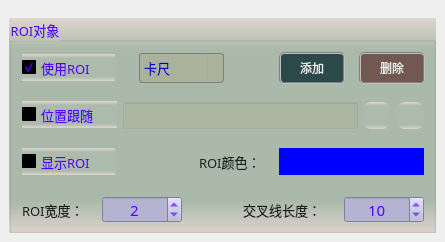
     <widget class="QWidget" name="tab_2">
      <attribute name="title">
       <string>ROI设置</string>
      </attribute>
      <widget class="QGroupBox" name="groupC4">
       <property name="geometry">
        <rect>
         <x>9</x>
         <y>18</y>
         <width>427</width>
         <height>215</height>
        </rect>
       </property>
       <property name="font">
        <font>
         <family>微软雅黑</family>
         <pointsize>10</pointsize>
        </font>
       </property>
       <property name="styleSheet">
        <string notr="true">background-color: qlineargradient(x1:0, y1:0, x2:0, y2:1, stop:0 #dfd5cf, stop: 0.15 #acbbac, stop: 0.85 #acbbac,stop:1 #dfd5cf);
color: rgb(85, 0, 255);</string>
       </property>
       <property name="title">
        <string>ROI对象</string>
       </property>
       <widget class="QCheckBox" name="checkUseROI">
        <property name="enabled">
         <bool>false</bool>
        </property>
        <property name="geometry">
         <rect>
          <x>13</x>
          <y>36</y>
          <width>93</width>
          <height>27</height>
         </rect>
        </property>
        <property name="sizePolicy">
         <sizepolicy hsizetype="Fixed" vsizetype="Fixed">
          <horstretch>0</horstretch>
          <verstretch>0</verstretch>
         </sizepolicy>
        </property>
        <property name="font">
         <font>
          <family>微软雅黑</family>
          <pointsize>10</pointsize>
         </font>
        </property>
        <property name="styleSheet">
         <string notr="true">QCheckBox{
    color: rgb(30, 30, 30);
	border-style: flat;
	background: transparent;
}
QCheckBox::indicator {
    width: 17px;
    height: 17px;    
}
QCheckBox::indicator::unchecked {
    image: url(:/resource/untick.png);
}
QCheckBox::indicator::checked {
    image: url(:/resource/tick.png);
};</string>
        </property>
        <property name="text">
         <string>使用ROI</string>
        </property>
        <property name="iconSize">
         <size>
          <width>22</width>
          <height>22</height>
         </size>
        </property>
        <property name="checked">
         <bool>true</bool>
        </property>
       </widget>
       <widget class="QComboBox" name="comboROIShape">
        <property name="geometry">
         <rect>
          <x>130</x>
          <y>35</y>
          <width>85</width>
          <height>30</height>
         </rect>
        </property>
        <property name="font">
         <font>
          <family>微软雅黑</family>
          <pointsize>10</pointsize>
         </font>
        </property>
        <property name="styleSheet">
         <string notr="true">QComboBox {
    border: 1px solid gray;
    border-radius: 3px;  
    min-width: 5em;
    color: rgb(0, 0, 200);
	background-color: rgba(170, 170, 127,100);
}
QComboBox::drop-down {
    subcontrol-origin: padding;
    subcontrol-position: top right;
    width: 15px; 
    border-left-width: 1px;
    border-left-color: darkgray;
    border-left-style: solid;
    border-top-right-radius: 3px;
    border-bottom-right-radius: 3px;
}

QComboBox::down-arrow {
    image: url(:/resource/down.png);
} 
QComboBox::down-arrow:on {
    top: 1px;
    left: 1px;
}</string>
        </property>
        <item>
         <property name="text">
          <string>卡尺</string>
         </property>
        </item>
       </widget>
       <widget class="QPushButton" name="btnAddROI">
        <property name="geometry">
         <rect>
          <x>270</x>
          <y>34</y>
          <width>66</width>
          <height>32</height>
         </rect>
        </property>
        <property name="sizePolicy">
         <sizepolicy hsizetype="Fixed" vsizetype="Fixed">
          <horstretch>0</horstretch>
          <verstretch>0</verstretch>
         </sizepolicy>
        </property>
        <property name="minimumSize">
         <size>
          <width>60</width>
          <height>30</height>
         </size>
        </property>
        <property name="font">
         <font>
          <family>微软雅黑</family>
          <pointsize>9</pointsize>
         </font>
        </property>
        <property name="styleSheet">
         <string notr="true">QWidget{ background-color: rgba(9, 42, 47, 200);}
QWidget{ color: rgb(235, 235, 235);}
QWidget{ border: 2px groove gray;border-radius: 5px;padding: 2px 4px;}
QPushButton:hover{ background-color: rgb(9, 62, 52);}
QPushButton:pressed{background-color: rgb(9, 82, 72);}</string>
        </property>
        <property name="text">
         <string>添加</string>
        </property>
       </widget>
       <widget class="QPushButton" name="btnDeleteROI">
        <property name="geometry">
         <rect>
          <x>350</x>
          <y>34</y>
          <width>66</width>
          <height>32</height>
         </rect>
        </property>
        <property name="minimumSize">
         <size>
          <width>60</width>
          <height>30</height>
         </size>
        </property>
        <property name="font">
         <font>
          <family>微软雅黑</family>
          <pointsize>9</pointsize>
         </font>
        </property>
        <property name="styleSheet">
         <string notr="true">QWidget{ background-color: rgba(97, 63, 56, 200);}
QWidget{ color: rgb(235, 235, 235);}
QWidget{ border: 2px groove gray;border-radius: 5px;padding: 2px 4px;}
QPushButton:hover{ background-color: rgb(97, 83, 76);}
QPushButton:pressed{background-color: rgb(117, 83, 96);}</string>
        </property>
        <property name="text">
         <string>删除</string>
        </property>
       </widget>
       <widget class="QCheckBox" name="checkViewROI">
        <property name="geometry">
         <rect>
          <x>13</x>
          <y>130</y>
          <width>93</width>
          <height>27</height>
         </rect>
        </property>
        <property name="sizePolicy">
         <sizepolicy hsizetype="Fixed" vsizetype="Fixed">
          <horstretch>0</horstretch>
          <verstretch>0</verstretch>
         </sizepolicy>
        </property>
        <property name="font">
         <font>
          <family>微软雅黑</family>
          <pointsize>10</pointsize>
         </font>
        </property>
        <property name="styleSheet">
         <string notr="true">QCheckBox{
    color: rgb(30, 30, 30);
	border-style: flat;
	background: transparent;
}
QCheckBox::indicator {
    width: 17px;
    height: 17px;    
}
QCheckBox::indicator::unchecked {
    image: url(:/resource/untick.png);
}
QCheckBox::indicator::checked {
    image: url(:/resource/tick.png);
};</string>
        </property>
        <property name="text">
         <string>显示ROI</string>
        </property>
        <property name="iconSize">
         <size>
          <width>22</width>
          <height>22</height>
         </size>
        </property>
       </widget>
       <widget class="QLabel" name="label_17">
        <property name="geometry">
         <rect>
          <x>190</x>
          <y>134</y>
          <width>79</width>
          <height>19</height>
         </rect>
        </property>
        <property name="font">
         <font>
          <family>微软雅黑</family>
          <pointsize>10</pointsize>
         </font>
        </property>
        <property name="styleSheet">
         <string notr="true">color: rgb(30, 30, 30);
background: transparent;</string>
        </property>
        <property name="text">
         <string>ROI颜色：</string>
        </property>
       </widget>
       <widget class="QPushButton" name="btnRoiColor">
        <property name="geometry">
         <rect>
          <x>270</x>
          <y>130</y>
          <width>145</width>
          <height>27</height>
         </rect>
        </property>
        <property name="styleSheet">
         <string notr="true">border:none;
background-color: rgb(0, 0, 255);</string>
        </property>
        <property name="text">
         <string/>
        </property>
       </widget>
       <widget class="QSpinBox" name="spinCrossL">
        <property name="geometry">
         <rect>
          <x>335</x>
          <y>178</y>
          <width>80</width>
          <height>27</height>
         </rect>
        </property>
        <property name="font">
         <font>
          <family>微软雅黑</family>
          <pointsize>11</pointsize>
         </font>
        </property>
        <property name="styleSheet">
         <string notr="true">QWidget{color: rgb(85, 0, 255);background-color: rgb(180, 180, 210);}
QSpinBox::up-button{
    border:transparent;
}
QSpinBox::down-button{
    border:transparent;
}
QSpinBox::up-arrow{
    image:url(:/resource/up.png);
}
QSpinBox::down-arrow{
    image:url(:/resource/down.png);
}</string>
        </property>
        <property name="alignment">
         <set>Qt::AlignCenter</set>
        </property>
        <property name="minimum">
         <number>1</number>
        </property>
        <property name="maximum">
         <number>100</number>
        </property>
        <property name="value">
         <number>10</number>
        </property>
       </widget>
       <widget class="QLabel" name="label_20">
        <property name="geometry">
         <rect>
          <x>13</x>
          <y>182</y>
          <width>79</width>
          <height>19</height>
         </rect>
        </property>
        <property name="font">
         <font>
          <family>微软雅黑</family>
          <pointsize>10</pointsize>
         </font>
        </property>
        <property name="styleSheet">
         <string notr="true">color: rgb(30, 30, 30);
background: transparent;</string>
        </property>
        <property name="text">
         <string>ROI宽度：</string>
        </property>
       </widget>
       <widget class="QLabel" name="label_21">
        <property name="geometry">
         <rect>
          <x>234</x>
          <y>182</y>
          <width>95</width>
          <height>19</height>
         </rect>
        </property>
        <property name="font">
         <font>
          <family>微软雅黑</family>
          <pointsize>10</pointsize>
         </font>
        </property>
        <property name="styleSheet">
         <string notr="true">color: rgb(30, 30, 30);
background: transparent;</string>
        </property>
        <property name="text">
         <string>交叉线长度：</string>
        </property>
       </widget>
       <widget class="QSpinBox" name="spinRoiW">
        <property name="geometry">
         <rect>
          <x>93</x>
          <y>178</y>
          <width>80</width>
          <height>27</height>
         </rect>
        </property>
        <property name="font">
         <font>
          <family>微软雅黑</family>
          <pointsize>11</pointsize>
         </font>
        </property>
        <property name="styleSheet">
         <string notr="true">QWidget{color: rgb(85, 0, 255);background-color: rgb(180, 180, 210);}
QSpinBox::up-button{
    border:transparent;
}
QSpinBox::down-button{
    border:transparent;
}
QSpinBox::up-arrow{
    image:url(:/resource/up.png);
}
QSpinBox::down-arrow{
    image:url(:/resource/down.png);
}</string>
        </property>
        <property name="alignment">
         <set>Qt::AlignCenter</set>
        </property>
        <property name="minimum">
         <number>1</number>
        </property>
        <property name="maximum">
         <number>100</number>
        </property>
        <property name="value">
         <number>2</number>
        </property>
       </widget>
       <widget class="QPushButton" name="btnLinkFollow">
        <property name="geometry">
         <rect>
          <x>354</x>
          <y>84</y>
          <width>27</width>
          <height>27</height>
         </rect>
        </property>
        <property name="toolTip">
         <string>链接位置跟随</string>
        </property>
        <property name="styleSheet">
         <string notr="true">QWidget{ border:none;border-radius: 8px;padding: 2px 4px;}
QPushButton:hover{ background-color: rgba(85, 150, 127, 100);}
QPushButton:pressed{background-color: rgba(85, 180, 127, 160);}</string>
        </property>
        <property name="text">
         <string/>
        </property>
        <property name="icon">
         <iconset resource="sub_res.qrc">
          <normaloff>:/resource/link.png</normaloff>:/resource/link.png</iconset>
        </property>
        <property name="iconSize">
         <size>
          <width>27</width>
          <height>27</height>
         </size>
        </property>
       </widget>
       <widget class="QPushButton" name="btnDelLinkFollow">
        <property name="geometry">
         <rect>
          <x>388</x>
          <y>84</y>
          <width>27</width>
          <height>27</height>
         </rect>
        </property>
        <property name="toolTip">
         <string>删除位置跟随链接</string>
        </property>
        <property name="styleSheet">
         <string notr="true">QWidget{ border:none;border-radius: 8px;padding: 2px 4px;}
QPushButton:hover{ background-color: rgba(226, 142, 162, 100);}
QPushButton:pressed{background-color: rgba(226, 172, 162, 200);}</string>
        </property>
        <property name="text">
         <string/>
        </property>
        <property name="icon">
         <iconset resource="sub_res.qrc">
          <normaloff>:/resource/del_link.png</normaloff>:/resource/del_link.png</iconset>
        </property>
        <property name="iconSize">
         <size>
          <width>27</width>
          <height>27</height>
         </size>
        </property>
       </widget>
       <widget class="QCheckBox" name="checkUseFollow">
        <property name="geometry">
         <rect>
          <x>13</x>
          <y>83</y>
          <width>95</width>
          <height>27</height>
         </rect>
        </property>
        <property name="sizePolicy">
         <sizepolicy hsizetype="Fixed" vsizetype="Fixed">
          <horstretch>0</horstretch>
          <verstretch>0</verstretch>
         </sizepolicy>
        </property>
        <property name="font">
         <font>
          <family>微软雅黑</family>
          <pointsize>10</pointsize>
         </font>
        </property>
        <property name="styleSheet">
         <string notr="true">QCheckBox{
    color: rgb(30, 30, 30);
	border-style: flat;
	background: transparent;
}
QCheckBox::indicator {
    width: 17px;
    height: 17px;    
}
QCheckBox::indicator::unchecked {
    image: url(:/resource/untick.png);
}
QCheckBox::indicator::checked {
    image: url(:/resource/tick.png);
};</string>
        </property>
        <property name="text">
         <string>位置跟随</string>
        </property>
        <property name="iconSize">
         <size>
          <width>22</width>
          <height>22</height>
         </size>
        </property>
       </widget>
       <widget class="QLineEdit" name="txtLinkFollow">
        <property name="geometry">
         <rect>
          <x>114</x>
          <y>84</y>
          <width>235</width>
          <height>27</height>
         </rect>
        </property>
        <property name="font">
         <font>
          <family>微软雅黑</family>
          <pointsize>10</pointsize>
         </font>
        </property>
        <property name="toolTip">
         <string>匹配基准中心</string>
        </property>
        <property name="styleSheet">
         <string notr="true">color: rgb(0, 0, 200);
background-color: rgba(170, 170, 127,50);</string>
        </property>
        <property name="alignment">
         <set>Qt::AlignCenter</set>
        </property>
        <property name="readOnly">
         <bool>true</bool>
        </property>
       </widget>
      </widget>
     </widget>
